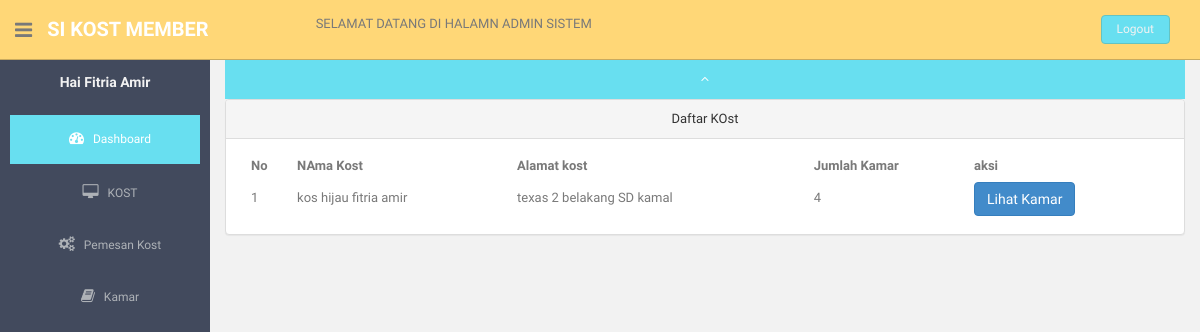
/member/index.php?page=5&status=sukses (signed in), run on the app's committed database.
### tables this page shows
CREATE TABLE IF NOT EXISTS `rumah_kost` (
  `id_rumah` int(11) NOT NULL AUTO_INCREMENT,
  `id_member` int(11) NOT NULL,
  `Nama_kost` varchar(100) NOT NULL,
  `alamat_kost` varchar(500) NOT NULL,
  `id_kecamatan` int(11) NOT NULL,
  `id_kelurahan` int(11) NOT NULL,
  `fasilitas` varchar(500) NOT NULL,
  `latitude` float NOT NULL,
  `longitude` float NOT NULL,
  `lain_lain` varchar(500) NOT NULL,
  `harga_terendah` varchar(100) NOT NULL,
  `jenis_kost` varchar(50) NOT NULL,
  `kategori` varchar(100) NOT NULL,
  `id_metode` int(11) NOT NULL,
  `foto` varchar(1000) NOT NULL,
  PRIMARY KEY (`id_rumah`)
);

### member/v-kamar.php (the view, shortened to what this page needs)
<?php
if ($_SESSION['id_member']) {
    ?>
    <div class="row">
        <div class="col-lg-12">
            <div class="panel panel-default">
                <div class="panel-heading">
                    Daftar KOst
                </div>
                <div class="panel-body">
                    <div class="table-responsive">
                        <table id="tabel" class="display">
                            <thead>
                                <tr>
                                    <th>No</th>
                                    <th>NAma Kost</th>
                                    <th>Alamat kost</th>
                                    <th>Jumlah Kamar</th>
                                    <th>aksi</th>
                                </tr>
                            </thead>
                            <tbody>
                                <?php
                                $id_member = $_SESSION['id_member'];
                                $rum = mysql_query("select * from rumah_kost where id_member='$id_member'");
                                $jml_rumah = mysql_num_rows($rum);
                                if ($jml_rumah > 0) {
                                    ?>
                                    <?php
                                    $i = 1;
                                    while ($row = mysql_fetch_assoc($rum)) {
                                        $jml_kmr = mysql_result(mysql_query("select count(*) from kamar where id_rumah='" . $row['id_rumah'] . "'"), 0);
                                        ?>
                                        <tr>
                                            <td><?php echo $i; ?></td>
                                            <td><?php echo $row['Nama_kost']; ?></td>
                                            <td><?php echo $row['alamat_kost']; ?></td>
                                            <td><?php echo $jml_kmr; ?></td>
                                            <td><button type="button" class="btn btn-primary"><a href="lihat-kamar.php?id_rumah=<?php echo $row['id_rumah']; ?>">Lihat Kamar</a></button></td>
                                        </tr>
                                        <?php
                                        $i++;
                                    }
                                    ?> <?php
                        } else {
                            echo "Data Rumag Kost Belum dimasukan";
                        }
                                ?></tbody>
                        </table>
                    </div>
                </div>
            </div>
        </div>
    </div>
    <?php
} else {
    session_destroy();
    header('Location:../login.php?status=Silahkan Login');
}
?>

### member/assets/css/style.css (style rules this page uses)
body { color: #797979; background: #f2f2f2; font-family: 'Ruda', sans-serif; padding: 0px !important; margin: 0px !important; font-size:13px; }
a, a:hover, a:focus { text-decoration: none; outline: none; }

### member/media/css/demo_table_jui.css (style rules this page uses)
table.display thead th { padding: 3px 0px 3px 10px; cursor: pointer; * cursor: hand; }
table.display { margin: 0 auto; width: 100%; clear: both; border-collapse: collapse; }
table.display td { padding: 3px 10px; }

### data on the page
rumah_kost: Nama_kost "kos hijau fitria amir", alamat_kost "texas 2 belakang SD kamal", jml_kmr "4"

### other printed values
$pengguna "Fitria Amir"
